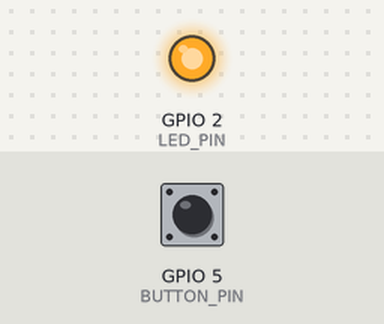
A program run on a simulated ESP8266 (NodeMCU). On the bench: output pins drawn as LEDs (lit = HIGH). The test bench sets the inputs (shaded band); at power-on: GPIO 5 (BUTTON_PIN) HIGH. What the program prints to the serial monitor is not drawn.

Above: at 1.3 s.
1.4 s: GPIO 5 (BUTTON_PIN) pulled LOW for 0.15 s
At 2.5 s:
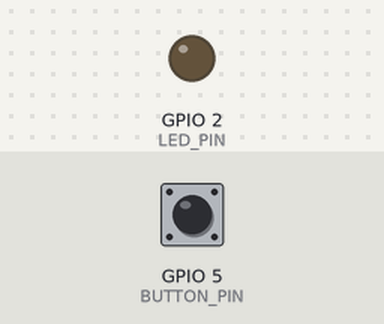
3.0 s: GPIO 5 (BUTTON_PIN) pulled LOW for 1 s
At 3.7 s:
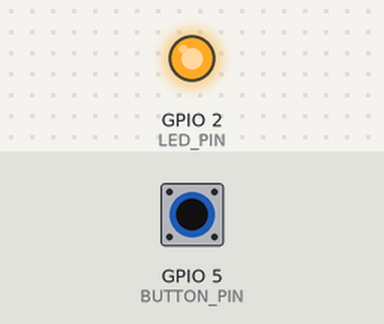
5.5 s: GPIO 5 (BUTTON_PIN) pulled LOW for 3.2 s
At 6.8 s:
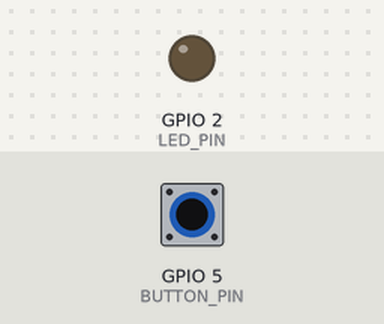
Timing chart, 0 to 8.5 s (numbered marks = the images above; inputs shaded):
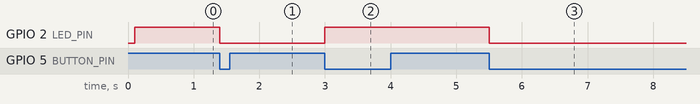

Measured:
- after the input at 1.4 s, GPIO 2 (LED_PIN): HIGH → LOW at once
- after the input at 3.0 s, GPIO 2 (LED_PIN): LOW → HIGH at once
- after the input at 5.5 s, GPIO 2 (LED_PIN): HIGH → LOW at once

The program:

main.cpp
```cpp
#include <Arduino.h>

// Pin definitions — production code always uses named constants
#define BUTTON_PIN  5   // GPIO5 = D1 on NodeMCU
#define LED_PIN     2   // GPIO2 = D4, onboard LED (active LOW)

// Shared variables between ISR and main — MUST be volatile
volatile uint32_t last_interrupt_time = 0;
volatile bool     button_pressed      = false;

// Simple software debounce threshold (ms)
const uint32_t DEBOUNCE_TIME_MS = 50;

// ISR — keep it SHORT & FAST (no delay, no Serial.print here in production!)
void IRAM_ATTR handleButtonInterrupt() {
    uint32_t now = millis();  // From Arduino timer — safe in ISR on ESP8266

    if ((now - last_interrupt_time) > DEBOUNCE_TIME_MS) {
        button_pressed = true;
        last_interrupt_time = now;
    }
}

void setup() {
    Serial.begin(115200);
    delay(100);                // Give serial time to init
    Serial.println("\nESP8266 Button Interrupt Demo");

    pinMode(LED_PIN, OUTPUT);
    digitalWrite(LED_PIN, HIGH);  // LED off (active low)

    pinMode(BUTTON_PIN, INPUT_PULLUP);

    // Attach interrupt — FALLING because button to GND
    attachInterrupt(digitalPinToInterrupt(BUTTON_PIN), handleButtonInterrupt, FALLING);

    Serial.println("Setup complete. Press button to toggle LED.");
}

void loop() {
    if (button_pressed) {
        // Toggle LED
        digitalWrite(LED_PIN, !digitalRead(LED_PIN));

        // Reset flag
        noInterrupts();                // Critical section protect
        button_pressed = false;
        interrupts();

        Serial.println("Button press detected → LED toggled");
    }

    // In production: go to light sleep or deep sleep here if nothing to do
}
```
